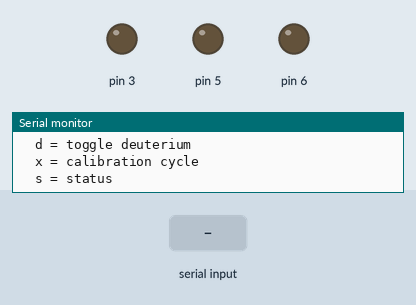
The sketch below on a simulated Arduino Uno, built with avr-gcc and run on an emulated ATmega328P. On the bench: output pins drawn as LEDs (lit = HIGH), the last lines printed to the serial monitor. The inputs (shaded band) are chosen by the test bench.

Above: at 1.3 s.
1.4 s: "x" received over Serial
At 6.1 s:
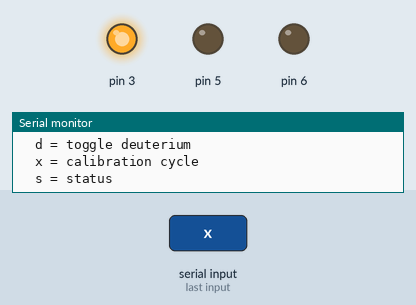
7.4 s: "o" received over Serial
At 7.7 s:
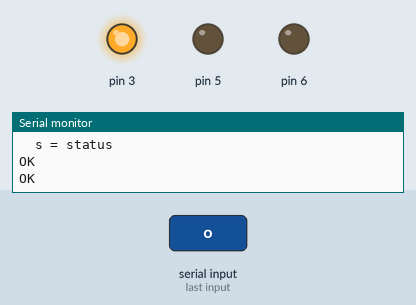
8.9 s: "h" received over Serial
At 9.8 s:
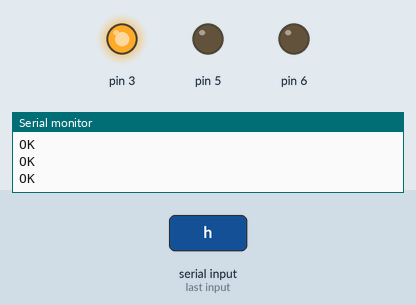
10.4 s: "d" received over Serial
At 10.9 s:
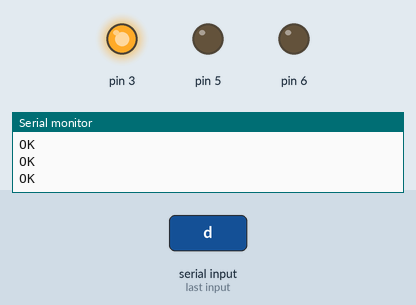
11.9 s: "c" received over Serial
At 12.3 s:
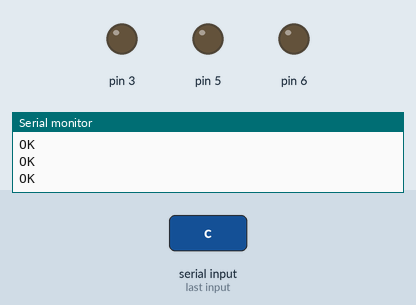
Timing chart, 0 to 14.4 s (numbered marks = the images above; inputs shaded):
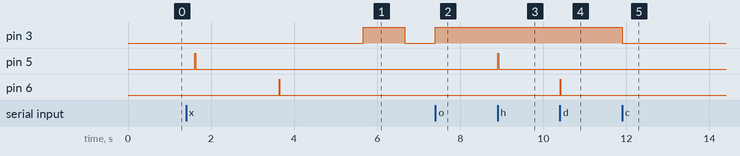

The sketch:

dh2000.ino
```cpp
// (licence header left out)
// wiring for DH-2000 lamp controller (DB15 connector):
//   Arduino D3  -> DB15 Pin 13  (Shutter, LEVEL: HIGH=OPEN, LOW=CLOSE)
//   Arduino D5  -> DB15 Pin 3   (Halogen toggle, EDGE pulse)
//   Arduino D6  -> DB15 Pin 2   (Deuterium toggle, EDGE pulse)
//   Arduino GND -> DB15 Pin 10  (Shutter ground)
//   Arduino GND -> DB15 Pin 4   (Signal ground)

// Notes:
// - Halogen/Deuterium inputs are RISING-EDGE toggles (pulse HIGH then return LOW).
// - Shutter is a LEVEL input (hold HIGH to keep open).
// - LEDs are removed, so all LED logic is stripped.

// References:
// https://www.oceanoptics.com/wp-content/uploads/2024/05/dh-2000-installation-and-operation-manual.pdf

class DH2000Controller {
public:
  DH2000Controller(uint8_t pinShutterLevel,
                   uint8_t pinHalogenToggle,
                   uint8_t pinDeuteriumToggle,
                   unsigned long togglePulseMs = 20)
    : _pinShutter(pinShutterLevel),
      _pinHalogenLamp(pinHalogenToggle),
      _pinDeuteriumLamp(pinDeuteriumToggle),
      _togglePulseMs(togglePulseMs) {}

  void begin() {
    pinMode(_pinShutter, OUTPUT);
    pinMode(_pinHalogenLamp, OUTPUT);
    pinMode(_pinDeuteriumLamp, OUTPUT);

    // Known-safe startup states
    digitalWrite(_pinShutter, LOW);        // shutter CLOSED
    digitalWrite(_pinHalogenLamp, LOW);    // no pulses
    digitalWrite(_pinDeuteriumLamp, LOW);  // no pulses

    _shutterIsOpen = false;
    _halogenOn = false;     // "logical" state (we assume pulses work)
    _deuteriumOn = false;
  }

  // Shutter is LEVEL-controlled: HIGH=open, LOW=closed
  void shutterOpen()  {
    digitalWrite(_pinShutter, HIGH);
    _shutterIsOpen = true;
  }

  void shutterClose() {
    digitalWrite(_pinShutter, LOW);
    _shutterIsOpen = false;
  }

  // Lamps are EDGE-triggered toggles: send a clean rising pulse
  void toggleHalogenLamp() {
    pulseToggle(_pinHalogenLamp);
    _halogenOn = !_halogenOn;
  }

  void toggleDeuteriumLamp() {
    pulseToggle(_pinDeuteriumLamp);
    _deuteriumOn = !_deuteriumOn;
  }

  // Convenience helpers (optional)
  bool shutterIsOpen()   const { return _shutterIsOpen; }
  bool halogenIsOn()     const { return _halogenOn; }
  bool deuteriumIsOn()   const { return _deuteriumOn; }

  // Example calibration cycle (same behavior as before, no LEDs)
  void calibrationCycle(unsigned long warmupMs = 2000,
                        unsigned long measureMs = 1000) {
    shutterClose();
    delay(200);

    toggleHalogenLamp();
    delay(warmupMs);

    toggleDeuteriumLamp();
    delay(warmupMs);

    shutterOpen();
    delay(measureMs);

    shutterClose();
  }

private:
  uint8_t _pinShutter;
  uint8_t _pinHalogenLamp;
  uint8_t _pinDeuteriumLamp;

  unsigned long _togglePulseMs;

  bool _shutterIsOpen = false;
  bool _halogenOn = false;
  bool _deuteriumOn = false;

  // Send a single pulse: LOW -> HIGH -> LOW (rising edge triggers toggle)
  void pulseToggle(uint8_t pin) {
    digitalWrite(pin, LOW);
    delay(5);
    digitalWrite(pin, HIGH);
    delay(_togglePulseMs);  // 20ms default (safe)
    digitalWrite(pin, LOW);
    delay(5);
  }
};

// ----- Instantiate with your NEW wiring pins -----
// Shutter = D3, Halogen toggle = D5, Deuterium toggle = D6
DH2000Controller dh2000(3, 5, 6);

// ----- Arduino entry points -----
void setup() {
  Serial.begin(9600);
  dh2000.begin();
  Serial.println("DH2000 controller ready. Commands:");
  Serial.println("  o = shutter open");
  Serial.println("  c = shutter close");
  Serial.println("  h = toggle halogen");
  Serial.println("  d = toggle deuterium");
  Serial.println("  x = calibration cycle");
  Serial.println("  s = status");
}

void loop() {
  if (!Serial.available()) return;
  char cmd = Serial.read();

  if (cmd == 'o') dh2000.shutterOpen();
  else if (cmd == 'c') dh2000.shutterClose();
  else if (cmd == 'h') dh2000.toggleHalogenLamp();
  else if (cmd == 'd') dh2000.toggleDeuteriumLamp();
  else if (cmd == 'x') dh2000.calibrationCycle(2000, 1000);
  else if (cmd == 's') {
    Serial.print("Shutter: ");   Serial.println(dh2000.shutterIsOpen() ? "OPEN" : "CLOSED");
    Serial.print("Halogen: ");   Serial.println(dh2000.halogenIsOn() ? "ON" : "OFF");
    Serial.print("Deuterium: "); Serial.println(dh2000.deuteriumIsOn() ? "ON" : "OFF");
    return; // don't print OK twice
  }

  Serial.println("OK");
}
```

Measured:
- after the input at 1.4 s, pin 3: LOW → HIGH after 4.3 s, → LOW 1.0 s later; pin 5: LOW → HIGH after 0.21 s, → LOW 0.02 s later; pin 6: LOW → HIGH after 2.2 s, → LOW 0.02 s later
- after the input at 7.4 s, pin 3: LOW → HIGH at once
- after the input at 8.9 s, pin 5: LOW → HIGH at once, → LOW 0.02 s later
- after the input at 10.4 s, pin 6: LOW → HIGH at once, → LOW 0.02 s later
- after the input at 11.9 s, pin 3: HIGH → LOW at once
